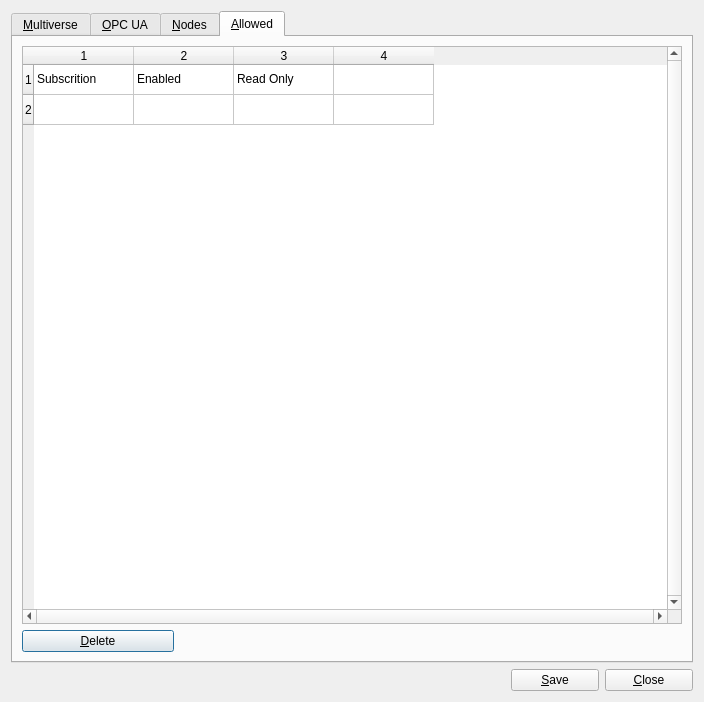
<?xml version="1.0" encoding="UTF-8"?>
<ui version="4.0">
 <class>FrontendOPCUA</class>
 <widget class="QDialog" name="FrontendOPCUA">
  <property name="geometry">
   <rect>
    <x>0</x>
    <y>0</y>
    <width>704</width>
    <height>702</height>
   </rect>
  </property>
  <property name="windowTitle">
   <string>Stec OPCUA/Multiverse </string>
  </property>
  <layout class="QVBoxLayout" name="verticalLayout">
   <item>
    <widget class="QTabWidget" name="tabWidget">
     <property name="currentIndex">
      <number>3</number>
     </property>
     <widget class="QWidget" name="tabMultiverse">
      <attribute name="title">
       <string>&amp;Multiverse</string>
      </attribute>
      <widget class="QWidget" name="layoutWidget">
       <property name="geometry">
        <rect>
         <x>31</x>
         <y>41</y>
         <width>401</width>
         <height>27</height>
        </rect>
       </property>
       <layout class="QHBoxLayout" name="horizontalLayout">
        <item>
         <widget class="QLabel" name="label">
          <property name="text">
           <string>Host</string>
          </property>
         </widget>
        </item>
        <item>
         <widget class="QLineEdit" name="lineEditMultiverseHost">
          <property name="inputMask">
           <string>000.000.000.000</string>
          </property>
          <property name="text">
           <string>192.168.199.7</string>
          </property>
         </widget>
        </item>
        <item>
         <widget class="QLabel" name="label_2">
          <property name="text">
           <string>Port</string>
          </property>
         </widget>
        </item>
        <item>
         <widget class="QLineEdit" name="lineEditMultiversePort">
          <property name="text">
           <string>4897</string>
          </property>
         </widget>
        </item>
       </layout>
      </widget>
     </widget>
     <widget class="QWidget" name="tabOpcua">
      <attribute name="title">
       <string>&amp;OPC UA</string>
      </attribute>
      <widget class="QWidget" name="layoutWidget">
       <property name="geometry">
        <rect>
         <x>11</x>
         <y>10</y>
         <width>571</width>
         <height>161</height>
        </rect>
       </property>
       <layout class="QVBoxLayout" name="verticalLayout_4">
        <item>
         <layout class="QHBoxLayout" name="horizontalLayout_5">
          <item>
           <widget class="QLabel" name="label_8">
            <property name="text">
             <string>Qualified Endpoint</string>
            </property>
           </widget>
          </item>
          <item>
           <widget class="QLineEdit" name="lineEditEndPointFull">
            <property name="readOnly">
             <bool>true</bool>
            </property>
           </widget>
          </item>
         </layout>
        </item>
        <item>
         <layout class="QHBoxLayout" name="horizontalLayout_6">
          <item>
           <widget class="QLabel" name="label_3">
            <property name="text">
             <string>Endpoint</string>
            </property>
           </widget>
          </item>
          <item>
           <widget class="QLineEdit" name="lineEditOPCUAEndpoint">
            <property name="inputMask">
             <string>000.000.000.000</string>
            </property>
            <property name="text">
             <string>000.000.000.000</string>
            </property>
           </widget>
          </item>
          <item>
           <widget class="QLabel" name="label_4">
            <property name="text">
             <string>Port</string>
            </property>
           </widget>
          </item>
          <item>
           <widget class="QLineEdit" name="lineEditOpcUAPort">
            <property name="text">
             <string>4840</string>
            </property>
           </widget>
          </item>
         </layout>
        </item>
        <item>
         <layout class="QHBoxLayout" name="horizontalLayout_3">
          <item>
           <widget class="QLabel" name="label_7">
            <property name="text">
             <string>URL :</string>
            </property>
           </widget>
          </item>
          <item>
           <widget class="QLineEdit" name="lineEditUrl">
            <property name="text">
             <string>http://examples.freeopcua.github.io</string>
            </property>
           </widget>
          </item>
         </layout>
        </item>
       </layout>
      </widget>
     </widget>
     <widget class="QWidget" name="tabNodes">
      <attribute name="title">
       <string>&amp;Nodes</string>
      </attribute>
      <layout class="QHBoxLayout" name="horizontalLayout_4">
       <item>
        <layout class="QVBoxLayout" name="verticalLayout_2">
         <item>
          <widget class="QLabel" name="label_5">
           <property name="text">
            <string>Objects</string>
           </property>
          </widget>
         </item>
         <item>
          <widget class="QListWidget" name="listWidgetObject"/>
         </item>
        </layout>
       </item>
       <item>
        <layout class="QVBoxLayout" name="verticalLayout_3">
         <item>
          <widget class="QLabel" name="label_6">
           <property name="text">
            <string>Variables</string>
           </property>
          </widget>
         </item>
         <item>
          <widget class="QListWidget" name="listWidgetVariables"/>
         </item>
        </layout>
       </item>
      </layout>
     </widget>
     <widget class="QWidget" name="tabAllowed">
      <attribute name="title">
       <string>&amp;Allowed</string>
      </attribute>
      <layout class="QVBoxLayout" name="verticalLayout_5">
       <item>
        <widget class="QTableWidget" name="tableWidgetAllowable">
         <property name="verticalScrollBarPolicy">
          <enum>Qt::ScrollBarAlwaysOn</enum>
         </property>
         <property name="horizontalScrollBarPolicy">
          <enum>Qt::ScrollBarAlwaysOn</enum>
         </property>
         <property name="rowCount">
          <number>2</number>
         </property>
         <property name="columnCount">
          <number>4</number>
         </property>
         <row/>
         <row/>
         <column/>
         <column/>
         <column/>
         <column/>
         <item row="0" column="0">
          <property name="text">
           <string>Subscrition</string>
          </property>
         </item>
         <item row="0" column="1">
          <property name="text">
           <string>Enabled</string>
          </property>
         </item>
         <item row="0" column="2">
          <property name="text">
           <string>Read Only</string>
          </property>
         </item>
        </widget>
       </item>
       <item>
        <layout class="QHBoxLayout" name="horizontalLayout_7">
         <item>
          <widget class="QPushButton" name="pushButtonDelete">
           <property name="text">
            <string>&amp;Delete</string>
           </property>
          </widget>
         </item>
         <item>
          <spacer name="horizontalSpacer_2">
           <property name="orientation">
            <enum>Qt::Horizontal</enum>
           </property>
           <property name="sizeType">
            <enum>QSizePolicy::Minimum</enum>
           </property>
           <property name="sizeHint" stdset="0">
            <size>
             <width>508</width>
             <height>20</height>
            </size>
           </property>
          </spacer>
         </item>
        </layout>
       </item>
      </layout>
     </widget>
    </widget>
   </item>
   <item>
    <layout class="QHBoxLayout" name="horizontalLayout_2">
     <item>
      <spacer name="horizontalSpacer">
       <property name="orientation">
        <enum>Qt::Horizontal</enum>
       </property>
       <property name="sizeType">
        <enum>QSizePolicy::Fixed</enum>
       </property>
       <property name="sizeHint" stdset="0">
        <size>
         <width>500</width>
         <height>20</height>
        </size>
       </property>
      </spacer>
     </item>
     <item>
      <widget class="QPushButton" name="pushButtonSave">
       <property name="text">
        <string>&amp;Save</string>
       </property>
      </widget>
     </item>
     <item>
      <widget class="QPushButton" name="pushButtonClose">
       <property name="text">
        <string>&amp;Close</string>
       </property>
      </widget>
     </item>
    </layout>
   </item>
  </layout>
 </widget>
 <resources/>
 <connections/>
</ui>
